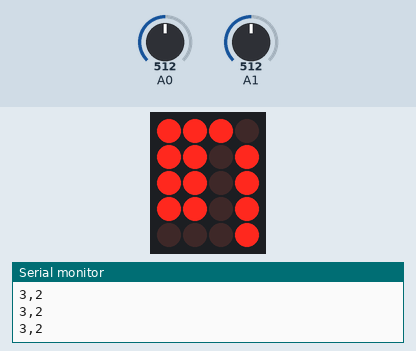
Recording of a sketch running on a simulated Arduino Uno, built with avr-gcc and run on an emulated ATmega328P. On the bench: 4×5 LED matrix, the last lines printed to the serial monitor. Wiring (inferred from the names in the program): LED matrix (orientation assumed): rows pin 9, pin 3, pin 10, pin 7, pin 5; columns pin 8, pin 11, pin 12, pin 13. The test bench sets the inputs (shaded band); at power-on: A1 = 512, A0 = 512.

Above: at 1.84 s.
1.9 s: A1 set to 306
At 2.24 s:
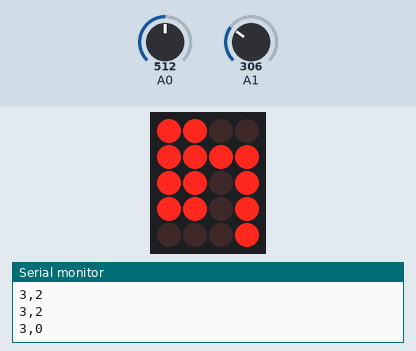
3.6 s: A0 set to 486
5.8 s: A0 set to 454
At 6.36 s:
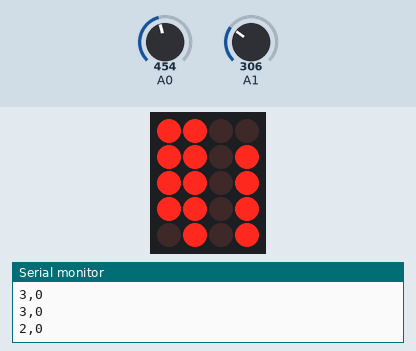
8.0 s: A1 set to 716
At 10.51 s:
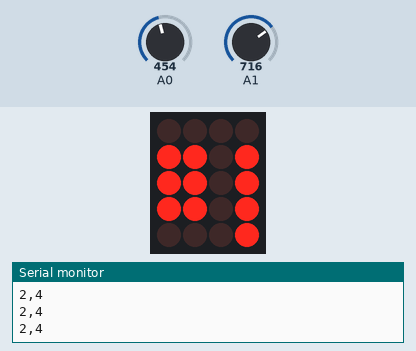
11.2 s: A1 set to 22
At 13.81 s:
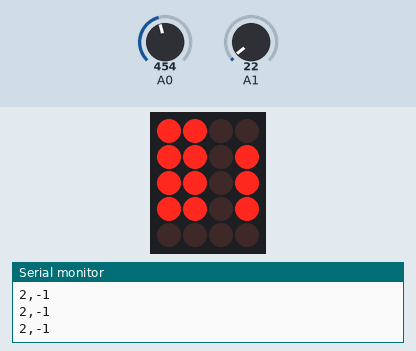

The sketch:

week11_lesson.ino
```cpp
unsigned int i, line = 0;
int rx, num = 0;
char col = 0, row = 0;
int x, y;
const char pin_col[5] = {13, 3, 10, 7, 8};
const char pin_row[7] = {12, 11, 2, 9, 4, 5, 6};
const char dot[5] = {0x22, 0x2a, 0x2a, 0x2a, 0x08};

void setup() {
  for (i = 0; i < 5; i++) pinMode(pin_col[i], OUTPUT);
  for (i = 0; i < 7; i++) pinMode(pin_row[i], OUTPUT);

  Serial.begin(9600);
}

void loop() {
  unsigned int wk = line % 5;

  for (i = 0; i < 5; i++) digitalWrite(pin_col[i], LOW);
  for (i = 0; i < 7; i++) digitalWrite(pin_row[i], HIGH);

  digitalWrite(pin_col[wk], HIGH);

  for (i = 0; i < 7; i++)
    digitalWrite(pin_row[i], !(dot[wk] & (0x01 << i)));

  if (line % 64 < 32)
    if(wk == col)
      for(i = 0; i < 7; i++)
        if (i == row)
          digitalWrite(pin_row[i], LOW);


  line++;
  delay(2);

  if (!(line % 256)) {
    x = analogRead(A0);
    y = analogRead(A1);

    int dx = (x - 204) / 88;
    int dy = (y - 204) / 123;
    if      (dx < 3 && row != 6) {
      if ((col == 4 && row != 2) || (col == 0 && row != 1 && row != 4)) row ++;
    }
    else if (dx > 3 && row != 0) {
      if ((col == 4 && row != 4) || (col == 0 && row != 2 && row != 6)) row --;
    }
    if      (dy < 2 && col != 4) {
      if (row % 2 == 0) col ++;
    }
    else if (dy > 2 && col != 0) {
      if (row % 2 == 0) col --;
    }
    Serial.print(dx);
    Serial.print(',');
    Serial.print(dy);
    Serial.print('\n');
  }
}
```

Measured:
- the behaviour switches between 468 and 467 on A0 (found by bisection; images 1 and 2)
- after the input at 1.9 s, the display: first differs from a run without the input after 0.34 s (image 1)
- after the input at 5.8 s, the display: first differs from a run without the input after 0.30 s (image 2)
- after the input at 8.0 s, the display: changes after 2.5 s (image 3)
- after the input at 11.2 s, the display: changes after 2.6 s (image 4)
